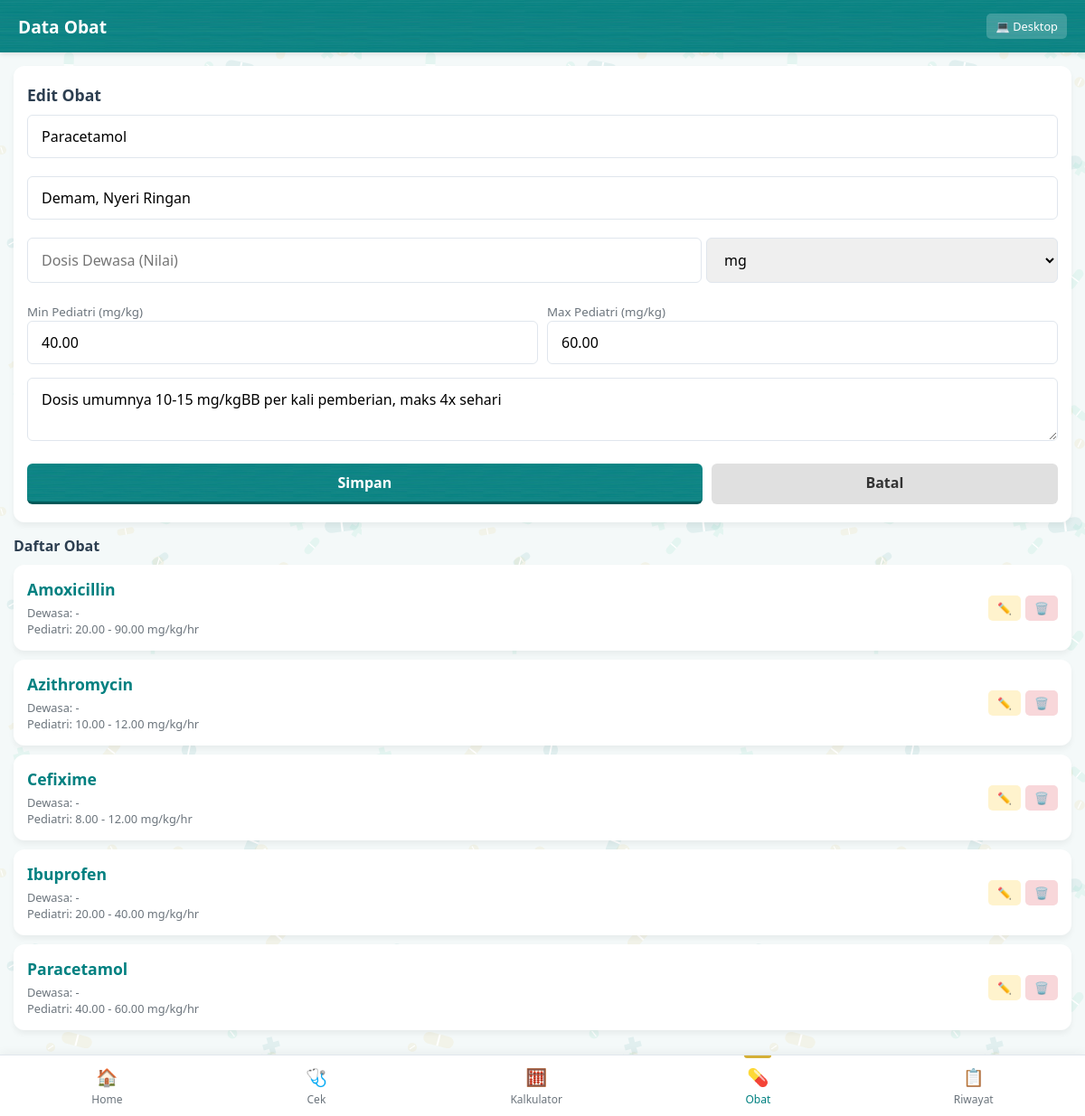
/mobile/drugs.php?edit=2, run on the app's committed database.
### tables this page shows
CREATE TABLE `drugs` (
  `id` int(11) NOT NULL AUTO_INCREMENT,
  `nama_obat` varchar(255) NOT NULL,
  `diagnosis` varchar(255) DEFAULT NULL,
  `dosis_dewasa` varchar(255) DEFAULT NULL,
  `dosis_dewasa_satuan` varchar(50) DEFAULT 'mg',
  `min_mg_per_kg_per_day` decimal(10,2) NOT NULL,
  `max_mg_per_kg_per_day` decimal(10,2) NOT NULL,
  `catatan` text DEFAULT NULL,
  PRIMARY KEY (`id`)
);

### mobile/drugs.php (the view, shortened to what this page needs)
<?php
require_once '../db.php';
$editDrug = null;
if (isset($_GET['edit'])) {
    $id = (int)$_GET['edit'];
    $stmt = $pdo->prepare("SELECT * FROM drugs WHERE id = ?");
    $stmt->execute([$id]);
    $editDrug = $stmt->fetch();
}
$stmt = $pdo->query("SELECT * FROM drugs ORDER BY nama_obat ASC");
$drugs = $stmt->fetchAll();
?>
<!DOCTYPE html>
<html lang="id">
<head>
    <link rel="stylesheet" href="../assets/css/style.css?v=<?= time() ?>">
    <link rel="stylesheet" href="../assets/css/mobile-style.css?v=<?= time() ?>">
</head>
<body>
    <div class="mobile-topbar">
        <h1>Data Obat</h1>
        <a href="../drugs.php" style="color: white; text-decoration: none; font-size: 0.8rem; background: rgba(255,255,255,0.2); padding: 5px 10px; border-radius: 5px;">💻 Desktop</a>
    </div>
    <div class="main-content">
        <div class="card">
            <h2 style="font-size: 1.1rem; margin-bottom: 10px;"><?= $editDrug ? 'Edit Obat' : 'Tambah Obat Baru' ?></h2>
            <div id="tab-manual-m" class="tab-content <?= $editDrug ? 'active' : '' ?>">
                <form action="drugs.php" method="POST">
                    <div class="form-group">
                        <input type="text" id="input_nama_obat_m" name="nama_obat" class="form-control" required placeholder="Nama Obat" value="<?= $editDrug['nama_obat'] ?? '' ?>">
                    </div>
                    <div class="form-group">
                        <input type="text" id="input_diagnosis_m" name="diagnosis" class="form-control" placeholder="Indikasi" value="<?= $editDrug['diagnosis'] ?? '' ?>">
                    </div>
                    <div class="form-group" style="display: flex; gap: 5px;">
                        <input type="text" id="input_dosis_dewasa_m" name="dosis_dewasa" class="form-control" placeholder="Dosis Dewasa (Nilai)" value="<?= $editDrug['dosis_dewasa'] ?? '' ?>" style="flex: 2;">
                        <select id="input_dosis_dewasa_satuan_m" name="dosis_dewasa_satuan" class="form-control" style="flex: 1;">
                            <?php $satuan_dewasa = $editDrug['dosis_dewasa_satuan'] ?? 'mg'; ?>
                            <option value="mg" <?= $satuan_dewasa == 'mg' ? 'selected' : '' ?>>mg</option>
                        </select>
                    </div>
                    <div style="display: flex; gap: 10px; margin-bottom: 15px;">
                        <div style="flex: 1;">
                            <small style="color: var(--text-muted);">Min Pediatri (mg/kg)</small>
                            <input type="number" step="0.01" id="input_min_mg_m" name="min_mg_per_kg_per_day" class="form-control" required value="<?= $editDrug['min_mg_per_kg_per_day'] ?? '' ?>">
                        </div>
                        <div style="flex: 1;">
                            <small style="color: var(--text-muted);">Max Pediatri (mg/kg)</small>
                            <input type="number" step="0.01" id="input_max_mg_m" name="max_mg_per_kg_per_day" class="form-control" required value="<?= $editDrug['max_mg_per_kg_per_day'] ?? '' ?>">
                        </div>
                    </div>
                    <div class="form-group">
                        <textarea id="input_catatan_m" name="catatan" class="form-control" placeholder="Catatan/Panduan" rows="2"><?= $editDrug['catatan'] ?? '' ?></textarea>
                    </div>
                    <div style="display: flex; gap: 10px;">
                        <button type="submit" class="btn btn-primary" style="flex: 2; padding: 10px;"><?= $editDrug ? 'Simpan' : 'Tambah' ?></button>
                        <?php if ($editDrug): ?>
                            <a href="drugs.php" class="btn" style="flex: 1; padding: 10px; background-color: #e0e0e0; color: #333; text-align: center;">Batal</a>
                        <?php endif; ?>
                    </div>
                </form>
            </div>
        </div>
        <h3 style="margin-bottom: 10px; font-size: 1rem;">Daftar Obat</h3>
        <?php foreach($drugs as $drug): ?>
        <div class="card" style="padding: 15px; margin-bottom: 10px;">
            <div style="display: flex; justify-content: space-between; align-items: center;">
                <div>
                    <strong style="font-size: 1.1rem; color: var(--primary-blue);"><?= $drug['nama_obat'] ?></strong>
                    <div style="font-size: 0.8rem; color: var(--text-muted); margin-top: 5px;">
                        Dewasa: <?= $drug['dosis_dewasa'] ? $drug['dosis_dewasa'] . ' ' . $drug['dosis_dewasa_satuan'] : '-' ?>
                    </div>
                    <div style="font-size: 0.8rem; color: var(--text-muted);">
                        Pediatri: <?= $drug['min_mg_per_kg_per_day'] ?> - <?= $drug['max_mg_per_kg_per_day'] ?> mg/kg/hr
                    </div>
                </div>
                <div style="display: flex; gap: 5px;">
                    <a href="drugs.php?edit=<?= $drug['id'] ?>" style="background: var(--alert-yellow); padding: 5px 10px; border-radius: 5px; text-decoration: none; font-size: 0.8rem;">✏️</a>
                    <a href="drugs.php?delete=<?= $drug['id'] ?>" class="btn-delete" style="background: var(--alert-red); padding: 5px 10px; border-radius: 5px; text-decoration: none; font-size: 0.8rem;">🗑️</a>
                </div>
            </div>
        </div>
        <?php endforeach; ?>
    </div>
    <div class="bottom-nav">
        <a href="index.php" class="nav-item">
            <div class="nav-icon">🏠</div>
            Home
        </a>
        <a href="check.php" class="nav-item">
            <div class="nav-icon">🩺</div>
            Cek
        </a>
        <a href="kalkulator.php" class="nav-item">
            <div class="nav-icon">🧮</div>
            Kalkulator
        </a>
        <a href="drugs.php" class="nav-item active">
            <div class="nav-icon">💊</div>
            Obat
        </a>
        <a href="history.php" class="nav-item">
            <div class="nav-icon">📋</div>
            Riwayat
        </a>
    </div>
</body>
</html>

### assets/css/style.css (style rules this page uses)
:root { --primary-blue: #008080; --secondary-blue: #20c997; --accent-gold: #D4AF37; --light-bg: #f4f9f9; --sidebar-bg: #ffffff; --text-dark: #2c3e50; --text-muted: #6c757d; --border-color: #e0e6ed; --alert-green: #d4edda; --alert-green-text: #155724; --alert-green-border: #c3e6cb; --alert-yellow: #fff3cd; --alert-yellow-text: #856404; --alert-yellow-border: #ffeeba; --alert-red: #f8d7da; --alert-red-text: #721c24; --alert-red-border: #f5c6cb; }
* { margin: 0; padding: 0; box-sizing: border-box; font-family: 'Segoe UI', Tahoma, Geneva, Verdana, sans-serif; }
body { background-color: var(--light-bg); color: var(--text-dark); display: flex; min-height: 100vh; }
.main-content { flex-grow: 1; margin-left: 250px; padding: 30px 40px; }
.card { background-color: white; padding: 30px; border-radius: 10px; box-shadow: 0 4px 6px rgba(0,0,0,0.05); margin-bottom: 30px; }
.form-group { margin-bottom: 20px; }
.form-control { width: 100%; padding: 10px 15px; border: 1px solid var(--border-color); border-radius: 6px; font-size: 1rem; transition: border-color 0.3s; }
.btn { padding: 10px 20px; border: none; border-radius: 6px; cursor: pointer; font-size: 1rem; font-weight: bold; transition: background-color 0.3s; text-decoration: none; display: inline-block; }
.btn-primary { background-color: var(--primary-blue); color: white; position: relative; border-bottom: 3px solid #005959; }
.tab-content { display: none; }
.tab-content.active { display: block; }

### assets/css/mobile-style.css (style rules this page uses)
body { flex-direction: column; padding-bottom: 70px; background-color: var(--light-bg); }
.mobile-topbar { background-color: var(--primary-blue); color: white; padding: 15px 20px; text-align: center; position: sticky; top: 0; z-index: 100; box-shadow: 0 2px 5px rgba(0,0,0,0.1); display: flex; justify-content: space-between; align-items: center; }
.mobile-topbar h1 { font-size: 1.2rem; margin: 0; }
.main-content { margin-left: 0; padding: 15px; width: 100%; }
.card { padding: 20px 15px; border-radius: 12px; margin-bottom: 15px; }
.bottom-nav { position: fixed; bottom: 0; left: 0; width: 100%; background-color: white; border-top: 1px solid var(--border-color); display: flex; justify-content: space-around; padding: 10px 0; box-shadow: 0 -2px 10px rgba(0,0,0,0.05); z-index: 1000; }
.nav-item { text-decoration: none; color: var(--text-muted); display: flex; flex-direction: column; align-items: center; font-size: 0.75rem; font-weight: 500; }
.nav-item.active { color: var(--primary-blue); position: relative; }
.nav-item.active::after { content: ''; position: absolute; top: -10px; left: 50%; transform: translateX(-50%); width: 30px; height: 3px; background-color: var(--accent-gold); border-radius: 0 0 3px 3px; }
.nav-icon { font-size: 1.2rem; margin-bottom: 3px; }
.btn { padding: 12px 20px; width: 100%; text-align: center; }
.form-control { padding: 12px 15px; }

### data on the page
drugs: nama_obat "Paracetamol", diagnosis "Demam, Nyeri Ringan", dosis_dewasa_satuan "mg", min_mg_per_kg_per_day "40.00", max_mg_per_kg_per_day "60.00", catatan "Dosis umumnya 10-15 mg/kgBB per kali pemberian, maks 4x sehari"
drugs: nama_obat "Amoxicillin", min_mg_per_kg_per_day "20.00", max_mg_per_kg_per_day "90.00"
drugs: nama_obat "Azithromycin", min_mg_per_kg_per_day "10.00", max_mg_per_kg_per_day "12.00"
drugs: nama_obat "Cefixime", min_mg_per_kg_per_day "8.00", max_mg_per_kg_per_day "12.00"
drugs: nama_obat "Ibuprofen", min_mg_per_kg_per_day "20.00", max_mg_per_kg_per_day "40.00"
